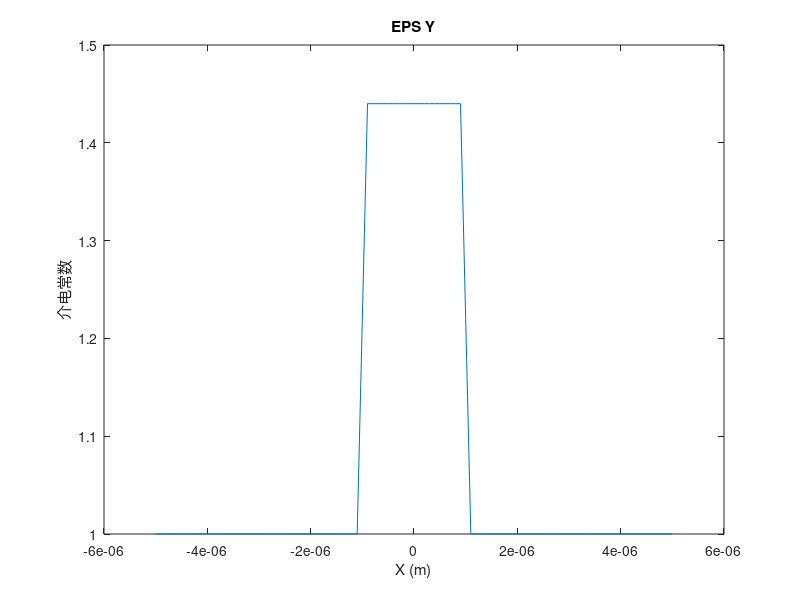

This chart was generated by the following MATLAB code: (Note: this script raises an error after producing the figure.)


clear;
L = 10e-6;
dx = 0.1e-6;
w = 2e-6;
index = 1.2;
nmodes = 12;
lambda = 1.55e-6;

%% 

eps0 = 8.854187817e-12;
mu0 = pi * 4e-7;
Z0 = sqrt(mu0/eps0);

x = (-L/2:dx:L/2)';
xm = x + 0.5 * dx ;
cx = round(L/dx);
nx = cx + 1;
k0 = 2*pi /lambda;
s1 = dsearchn(x , -w/2);
s2 = dsearchn(x , w/2 );
I = ones(nx,1);


eps_y = I;
eps_y(s1:s2) = index^2;
eps_y(s1) = 0.5*( 1+ index^2);
eps_y(s2) = 0.5*( 1+ index^2);
 

EPS_Y = spdiags(eps_y,0,nx,nx);
MU_X = speye(nx,nx);
MU_Z = speye(nx,nx);


%% TM

LXHZ = spdiags([-I,I]/dx , [-1 0] , nx, nx);
LXHZ(1,1)=0;
LXEY = spdiags([-I,I]/dx , [0 1] , nx,nx);
LXEY(end,:) = LXEY(end-1,:);

A = MU_X*LXHZ*inv(MU_Z)*LXEY + k0*k0*MU_X*EPS_Y;

[ey,d]=eigs(A,nmodes,index^2 * k0^2);

neff =  sqrt(diag(d))/k0;

%% 过滤
 
idx =  (abs(neff-1))<1e-9;
ey(:,idx)=[];
neff(idx)=[];
 

%% 其它场分量

for midx = 1:length(neff)
    beta = k0* neff(midx);
    hx(:,midx) = - 1j*beta/k0*inv(MU_X) *ey(:,midx);
end

hz =1/k0 * inv(MU_Z) * LXEY*ey;
hz = [hz(1,:) ; 0.5*(hz(1:nx-1,:)+hz(2:nx,:))];
 
hx = 1j*hx/Z0;
hz = 1j*hz/Z0;

%% 绘图

s = "images/TE/";
mkdir(s)

plot(x , eps_y);
xlabel("X (m)")
ylabel("介电常数")
title("EPS Y")
exportgraphics(gcf , s + "EPS_Y.png")



%% 

 
plot(x , abs(ey));
xlabel("X (m)")
ylabel("Amplititude")
title("Ey Amplititude")
exportgraphics(gcf , s + "Ey_Amplititude.png")
 

plot(x , abs(hx));
xlabel("X (m)")
ylabel("Amplititude")
title("Hx Amplititude")
exportgraphics(gcf , s + "Hx_Amplititude.png")


plot(x , abs(hz));
xlabel("X (m)")
ylabel("Amplititude")
title("Hz Amplititude")
exportgraphics(gcf , s + "Hz_Amplititude.png")